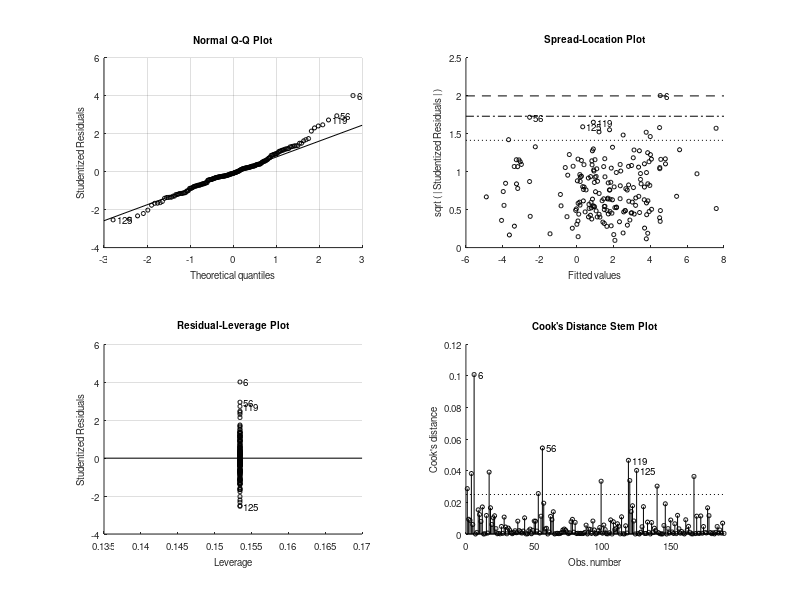
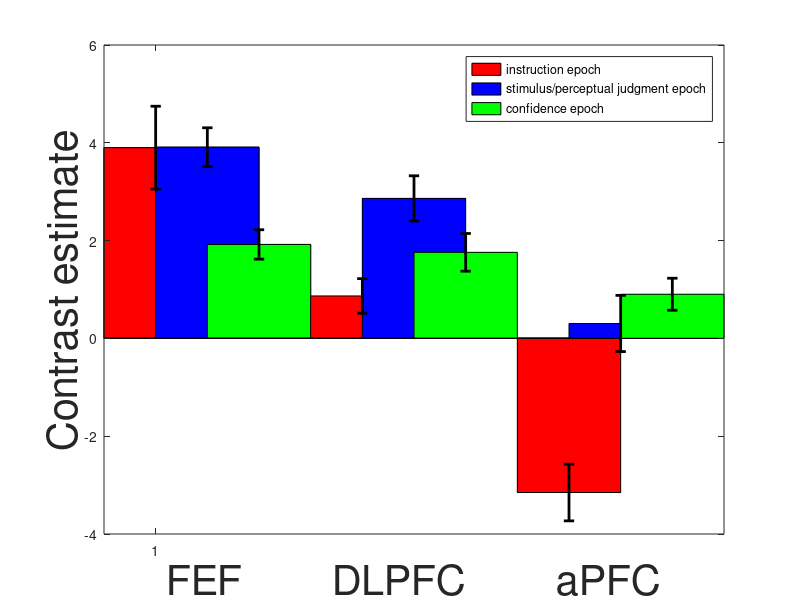

Write MATLAB code to recreate these figures, in order.
%analyze_ROI_effects

%--------------------------------------------------------------------------
% This file analyzes the fMRI ROI data. The beta values for each task epoch
% are already saved in the file betaValues.mat. Each variable in that file
% indicates the beta value for the respective epoch for a given subject.
% The columns indicate the ROIs: 
% Column 1:FEF
% Column 2:DLPFC
% Column 3:aPFC
%--------------------------------------------------------------------------

clear

load betaValues_3GLMs
%load betaValues_singleGLM
n_sub = size(decision,1);


%% Perform t-tests
for site = 1:3
    mean_activity = mean([instruction(:,site), decision(:,site), confidence(:,site)])
    [H(site,1) P(site,1) ci(site,1,:) stats(site,1)] = ttest(instruction(:,site), decision(:,site));
    effectSize(site,1) = mean(instruction(:,site)-decision(:,site)) / std(instruction(:,site)-decision(:,site));
    [H(site,2) P(site,2) ci(site,2,:) stats(site,2)] = ttest(instruction(:,site), confidence(:,site));
    effectSize(site,2) = mean(instruction(:,site)-confidence(:,site)) / std(instruction(:,site)-confidence(:,site));
    [H(site,3) P(site,3) ci(site,3,:) stats(site,3)] = ttest(decision(:,site), confidence(:,site));
    effectSize(site,3) = mean(decision(:,site)-confidence(:,site)) / std(decision(:,site)-confidence(:,site));
end


%% Perform a repeated measures ANOVA
y = [reshape(instruction,[],1); reshape(decision,[],1); reshape(confidence,[],1)];
region = repmat([ones(n_sub,1); 2*ones(n_sub,1); 3*ones(n_sub,1)], 3, 1);
epoch = [ones(3*n_sub,1); 2*ones(3*n_sub,1); 3*ones(3*n_sub,1)];
subject = repmat([1:n_sub]',9,1);
x = {region,epoch,subject};
anovan(y,x,'model','full','random',3); %look at interaction between X1 and X2


%% Display t statistics
disp('============ Stats FEF ==============')
stats(1,:).tstat
P_FEF_epochComparison = P(1,:)
effectSizes = effectSize(1,:)
disp('============ Stats DLPFC ==============')
stats(2,:).tstat
P_DLPFC_epochComparison = P(2,:)
effectSizes = effectSize(2,:)
disp('============ Stats aPFC ==============')
stats(3,:).tstat
P_aPFC_epochComparison = P(3,:)
effectSizes = effectSize(3,:)


%% Plot figure (Figure 4B in paper)
figure
bar(1, mean(instruction(:,1)), 1, 'r');
hold
bar(2, mean(decision(:,1)), 1, 'b');
bar(3, mean(confidence(:,1)), 1, 'g');
data = {instruction, decision, confidence};
for i=1:3
    bar((i-1)*4+1, mean(instruction(:,i)), 1, 'r');
    bar((i-1)*4+2, mean(decision(:,i)), 1, 'b');
    bar((i-1)*4+3, mean(confidence(:,i)), 1, 'g');
    
    for j=1:3
        plot([(i-1)*4+j,(i-1)*4+j], [mean(data{j}(:,i))-std(data{j}(:,i))/sqrt(n_sub), ...
            mean(data{j}(:,i))+std(data{j}(:,i))/sqrt(n_sub)], 'k', 'LineWidth', 2);
        plot([(i-1)*4+j-.1,(i-1)*4+j+.1], [mean(data{j}(:,i))-std(data{j}(:,i))/sqrt(n_sub), ...
            mean(data{j}(:,i))-std(data{j}(:,i))/sqrt(n_sub)], 'k', 'LineWidth', 2);
        plot([(i-1)*4+j-.1,(i-1)*4+j+.1], [mean(data{j}(:,i))+std(data{j}(:,i))/sqrt(n_sub), ...
            mean(data{j}(:,i))+std(data{j}(:,i))/sqrt(n_sub)], 'k', 'LineWidth', 2);
    end
end
legend('instruction epoch', 'stimulus/perceptual judgment epoch', 'confidence epoch');
ylabel('Contrast estimate', 'FontSize', 30)
xlabel('FEF         DLPFC         aPFC', 'FontSize', 30);